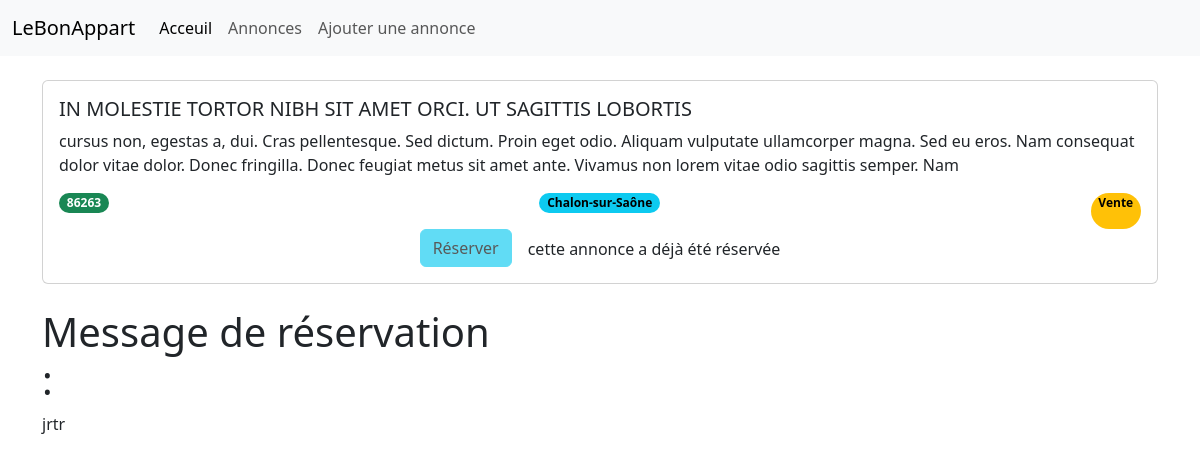
The page /voirannonce.php?id=1 on the database its author committed.
### tables this page shows
CREATE TABLE `appartement` (
  `id` int NOT NULL,
  `title` varchar(255) NOT NULL,
  `description` text NOT NULL,
  `postal_code` int NOT NULL,
  `city` varchar(255) NOT NULL,
  `type` varchar(255) NOT NULL,
  `price` float NOT NULL,
  `reservation_message` varchar(255) DEFAULT NULL
);

### voirannonce.php (the view, shortened to what this page needs)
<?php
include 'header.php';
include 'database.php';
if (isset($_GET['id'])) {
    $id = $_GET['id'];
    $query = "SELECT * FROM appartement WHERE id = :id";
    $stmt = $db->prepare($query);
    $stmt->bindParam(':id', $id);
    $stmt->execute();
    $results = $stmt->fetchAll(PDO::FETCH_ASSOC);
    foreach ($results as $an) {
        echo '<div class="container d-flex">';
        echo '<div class="row mt-4 mb-4">';
        echo '<div class="col">';
        echo '<div class="card">';
        echo '<div class="card-body">';
        echo '<h5 class="card-title">' . strtoupper($an['title']) . '</h5>';
        echo '<p class="card-text">' . $an['description'] . '</p>';
        echo '<div class="d-flex justify-content-between">';
        echo '<p class="card-text badge rounded-pill text-bg-success">' . $an['postal_code'] . '</p>';
        echo '<p class="card-text badge rounded-pill text-bg-info">' . $an['city'] . '</p>';
        echo '<p class="card-text badge rounded-pill text-bg-warning">' . $an['type'] . '</p>';
        echo '</div>';
        if (strlen($an['reservation_message']) > 0) {
            echo '<div class="d-flex justify-content-center">';
            echo '<a href="" class="btn btn-info mx-2 disabled">Réserver</a>';
            echo '<p class="card-text mx-2 pt-2">' . 'cette annonce a déjà été réservée' . '</p>';
            echo '</div>';
        } else {
            echo '<a href="" class="btn btn-primary text-center">Réserver</a>';
        }
        echo '</div>';
        echo '</div>';
        echo '</div>';
        echo '</div>';
        echo '</div>';
    }
}
?>
<div class="container">
    <div class="row ">
        <div class="col-5">
            <h1>Message de réservation :</h1>
            <?php if (strlen($an['reservation_message']) > 0) : ?>
                <p class=""><?php echo $an['reservation_message']; ?></p>
            <?php else : ?>
                <p>Aucune demande de réservation</p>
            <?php endif; ?>
        </div>
    </div>
</div>

### rows shown on the page
appartement: title "IN MOLESTIE TORTOR NIBH SIT AMET ORCI. UT SAGITTIS LOBORTIS", description "cursus non, egestas a, dui. Cras pellentesque. Sed dictum. Proin eget odio. Aliquam vulputate ullamcorper magna. Sed eu eros. Nam consequat dolor vitae dolor. Donec fringilla. Donec feugiat metus sit amet ante. Vivamus non lorem vitae odio sagittis semper. Nam", postal_code "86263", city "Chalon-sur-Saône", type "Vente", shows "Réserver", reservation_message "jrtr"
